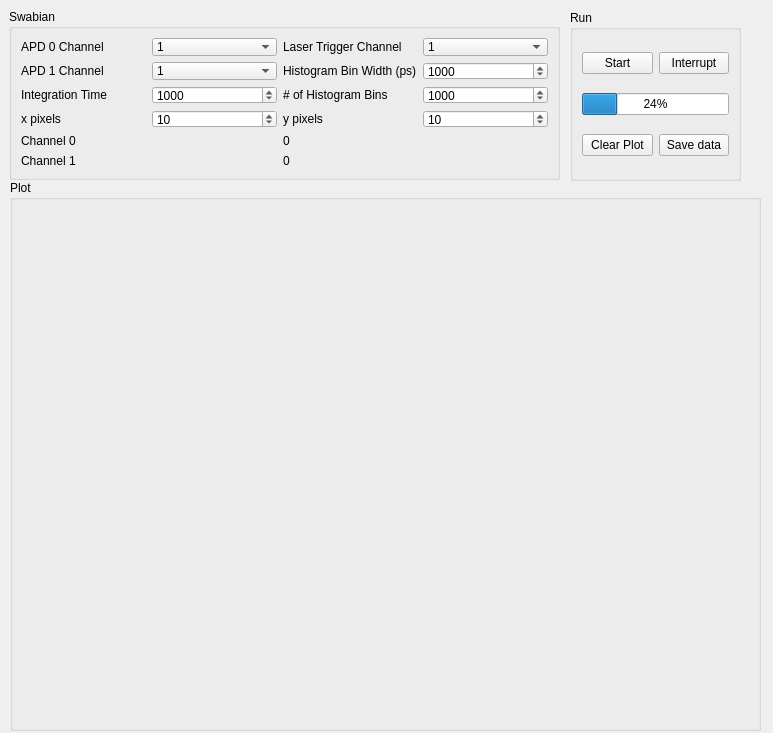
<?xml version="1.0" encoding="UTF-8"?>
<ui version="4.0">
 <class>Form</class>
 <widget class="QWidget" name="Form">
  <property name="geometry">
   <rect>
    <x>0</x>
    <y>0</y>
    <width>773</width>
    <height>733</height>
   </rect>
  </property>
  <property name="windowTitle">
   <string>Form</string>
  </property>
  <widget class="QGroupBox" name="groupBox">
   <property name="geometry">
    <rect>
     <x>9</x>
     <y>9</y>
     <width>551</width>
     <height>171</height>
    </rect>
   </property>
   <property name="title">
    <string>Swabian</string>
   </property>
   <layout class="QGridLayout" name="gridLayout_2">
    <item row="2" column="3">
     <widget class="QDoubleSpinBox" name="hist_numbins_doubleSpinBox">
      <property name="decimals">
       <number>0</number>
      </property>
      <property name="minimum">
       <double>0.000000000000000</double>
      </property>
      <property name="maximum">
       <double>10000000000000000000.000000000000000</double>
      </property>
      <property name="value">
       <double>1000.000000000000000</double>
      </property>
     </widget>
    </item>
    <item row="2" column="1">
     <widget class="QDoubleSpinBox" name="counter_numbins_doubleSpinBox">
      <property name="decimals">
       <number>0</number>
      </property>
      <property name="maximum">
       <double>100000000000.000000000000000</double>
      </property>
      <property name="value">
       <double>1000.000000000000000</double>
      </property>
     </widget>
    </item>
    <item row="0" column="1">
     <widget class="QComboBox" name="APD0_select">
      <property name="currentText">
       <string>2</string>
      </property>
      <item>
       <property name="text">
        <string>1</string>
       </property>
      </item>
      <item>
       <property name="text">
        <string>2</string>
       </property>
      </item>
      <item>
       <property name="text">
        <string>3</string>
       </property>
      </item>
      <item>
       <property name="text">
        <string>4</string>
       </property>
      </item>
     </widget>
    </item>
    <item row="0" column="0">
     <widget class="QLabel" name="APD0_label">
      <property name="text">
       <string>APD 0 Channel</string>
      </property>
     </widget>
    </item>
    <item row="1" column="2">
     <widget class="QLabel" name="hist_binwidth_label">
      <property name="text">
       <string>Histogram Bin Width (ps)</string>
      </property>
     </widget>
    </item>
    <item row="2" column="0">
     <widget class="QLabel" name="counter_bin_label">
      <property name="text">
       <string>Integration Time</string>
      </property>
     </widget>
    </item>
    <item row="5" column="0">
     <widget class="QLabel" name="channel0_label">
      <property name="text">
       <string>Channel 0</string>
      </property>
     </widget>
    </item>
    <item row="2" column="2">
     <widget class="QLabel" name="hist_nbins_label">
      <property name="text">
       <string># of Histogram Bins</string>
      </property>
     </widget>
    </item>
    <item row="6" column="2">
     <widget class="QLabel" name="ch1_label">
      <property name="text">
       <string>0</string>
      </property>
     </widget>
    </item>
    <item row="0" column="2">
     <widget class="QLabel" name="trigger_label">
      <property name="text">
       <string>Laser Trigger Channel</string>
      </property>
     </widget>
    </item>
    <item row="1" column="0">
     <widget class="QLabel" name="APD1_select_label">
      <property name="text">
       <string>APD 1 Channel</string>
      </property>
     </widget>
    </item>
    <item row="1" column="3">
     <widget class="QDoubleSpinBox" name="hist_binwidth_doubleSpinBox">
      <property name="decimals">
       <number>0</number>
      </property>
      <property name="maximum">
       <double>1000000000000000000000.000000000000000</double>
      </property>
      <property name="value">
       <double>1000.000000000000000</double>
      </property>
     </widget>
    </item>
    <item row="5" column="2">
     <widget class="QLabel" name="ch0_label">
      <property name="text">
       <string>0</string>
      </property>
     </widget>
    </item>
    <item row="1" column="1">
     <widget class="QComboBox" name="APD1_select">
      <property name="currentText">
       <string>3</string>
      </property>
      <item>
       <property name="text">
        <string>1</string>
       </property>
      </item>
      <item>
       <property name="text">
        <string>2</string>
       </property>
      </item>
      <item>
       <property name="text">
        <string>3</string>
       </property>
      </item>
      <item>
       <property name="text">
        <string>4</string>
       </property>
      </item>
     </widget>
    </item>
    <item row="0" column="3">
     <widget class="QComboBox" name="trigger_select">
      <property name="currentText">
       <string notr="true">1</string>
      </property>
      <property name="maxCount">
       <number>4</number>
      </property>
      <item>
       <property name="text">
        <string>1</string>
       </property>
      </item>
      <item>
       <property name="text">
        <string>2</string>
       </property>
      </item>
      <item>
       <property name="text">
        <string>3</string>
       </property>
      </item>
      <item>
       <property name="text">
        <string>4</string>
       </property>
      </item>
     </widget>
    </item>
    <item row="6" column="0">
     <widget class="QLabel" name="channel1_label">
      <property name="text">
       <string>Channel 1</string>
      </property>
     </widget>
    </item>
    <item row="4" column="1">
     <widget class="QDoubleSpinBox" name="num_xpixels_doubleSpinBox">
      <property name="decimals">
       <number>0</number>
      </property>
      <property name="minimum">
       <double>0.000000000000000</double>
      </property>
      <property name="maximum">
       <double>50.000000000000000</double>
      </property>
      <property name="value">
       <double>10.000000000000000</double>
      </property>
     </widget>
    </item>
    <item row="4" column="0">
     <widget class="QLabel" name="num_xpixels_label">
      <property name="text">
       <string>x pixels</string>
      </property>
     </widget>
    </item>
    <item row="4" column="2">
     <widget class="QLabel" name="num_ypixels_label">
      <property name="text">
       <string>y pixels</string>
      </property>
     </widget>
    </item>
    <item row="4" column="3">
     <widget class="QDoubleSpinBox" name="num_ypixels_doubleSpinBox">
      <property name="decimals">
       <number>0</number>
      </property>
      <property name="maximum">
       <double>50.000000000000000</double>
      </property>
      <property name="value">
       <double>10.000000000000000</double>
      </property>
     </widget>
    </item>
   </layout>
  </widget>
  <widget class="QGroupBox" name="groupBox_4">
   <property name="geometry">
    <rect>
     <x>570</x>
     <y>10</y>
     <width>171</width>
     <height>171</height>
    </rect>
   </property>
   <property name="title">
    <string>Run</string>
   </property>
   <layout class="QGridLayout" name="gridLayout">
    <item row="0" column="1">
     <widget class="QPushButton" name="interrupt_pushButton">
      <property name="text">
       <string>Interrupt</string>
      </property>
     </widget>
    </item>
    <item row="1" column="0" colspan="2">
     <widget class="QProgressBar" name="progressBar">
      <property name="value">
       <number>24</number>
      </property>
     </widget>
    </item>
    <item row="0" column="0">
     <widget class="QPushButton" name="start_pushButton">
      <property name="text">
       <string>Start</string>
      </property>
     </widget>
    </item>
    <item row="2" column="1">
     <widget class="QPushButton" name="save_data_pushButton">
      <property name="text">
       <string>Save data</string>
      </property>
     </widget>
    </item>
    <item row="2" column="0">
     <widget class="QPushButton" name="clearplot_pushButton">
      <property name="text">
       <string>Clear Plot</string>
      </property>
     </widget>
    </item>
   </layout>
  </widget>
  <widget class="QGroupBox" name="plot_groupBox">
   <property name="geometry">
    <rect>
     <x>10</x>
     <y>180</y>
     <width>751</width>
     <height>551</height>
    </rect>
   </property>
   <property name="title">
    <string>Plot</string>
   </property>
   <layout class="QVBoxLayout" name="verticalLayout"/>
  </widget>
 </widget>
 <resources/>
 <connections/>
</ui>
